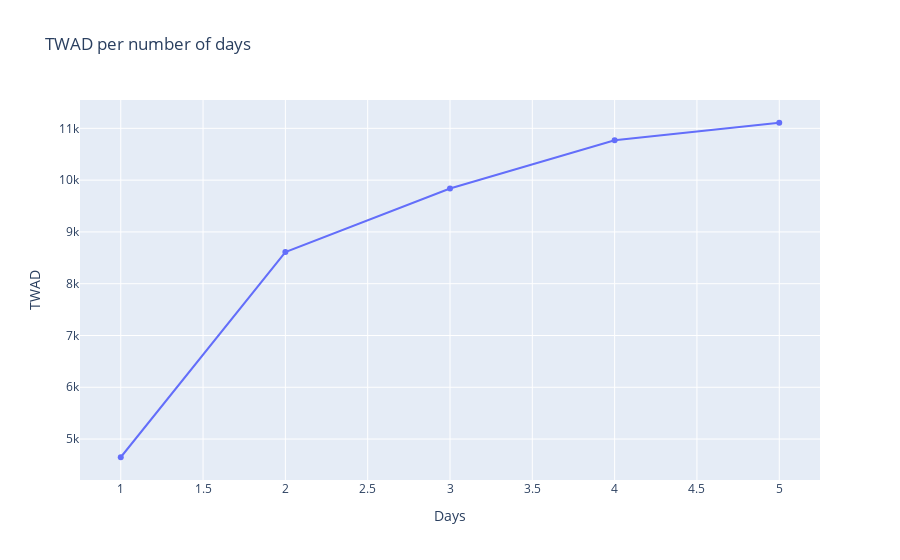

The code cell stored with this chart in its notebook:
### Code cell
fig = go.Figure()
fig.add_trace(go.Scatter(x=[1,2,3,4,5], y=[4649, 8611, 9839, 10770, 11108], name='LAID all data '))
fig.update_layout(title='TWAD per number of days',
                  xaxis_title='Days',
                  yaxis_title='TWAD')
fig.show()

### Figure 1 — Plotly figure (JSON) as saved in the notebook; plotly's stock layout.template omitted (floating-point values rounded to 4 significant figures)
{"data": [{"name": "LAID all data ", "type": "scatter", "x": [1, 2, 3, 4, 5], "y": [4649, 8611, 9839, 10770, 11108]}], "layout": {"title": {"text": "TWAD per number of days"}, "xaxis": {"title": {"text": "Days"}}, "yaxis": {"title": {"text": "TWAD"}}}}
